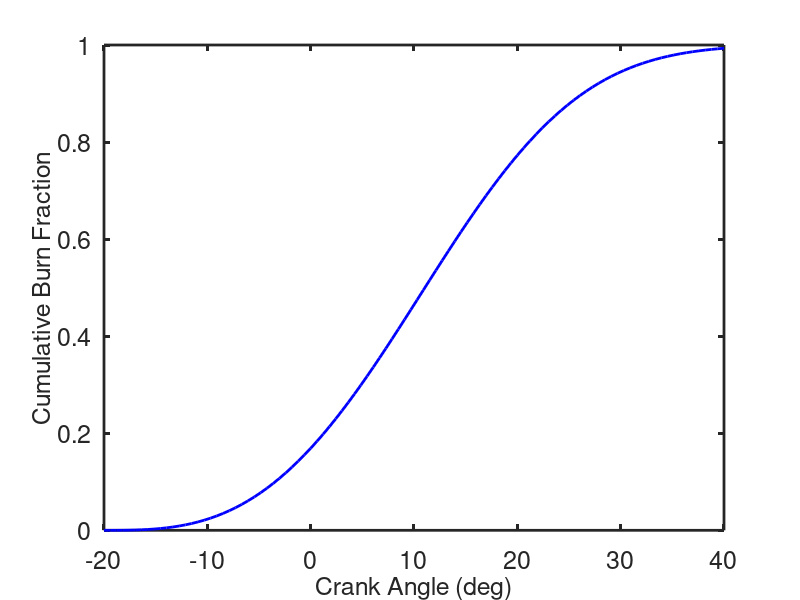
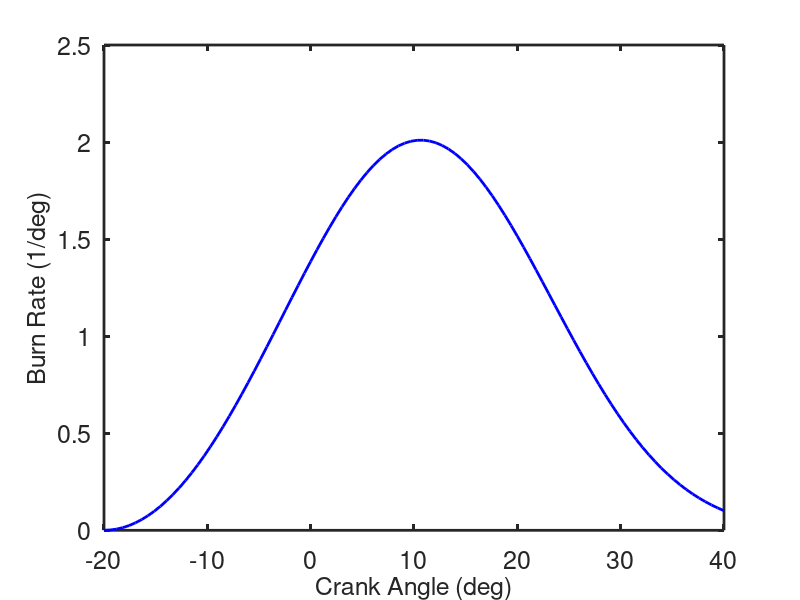

Source code (MATLAB) for these figures, in order:
function [ ]=BurnFraction( )
% this program computes and plots the cumulative burn fraction
% and the instantanous burnrate
clear();
a = 5; % Weibe efficiency factor
n = 3; % Weibe form factor
thetas = -20; % start of combustion
thetad = 60; % duration of combustion
theta=linspace(thetas,thetas+thetad,100); %crankangle theta vector
dum=(theta-thetas)/thetad; % theta diference vector
temp=-a*dum.^n;
xb=1.-exp(temp); %burn fraction
dxb=n*a*(1-xb).*dum.^(n-1); %element by element vector multiplication
%plot results
plot(theta,xb,'b','linewidth',2);
set(gca, 'fontsize', 18,'linewidth',2);
xlabel('Crank Angle (deg)','fontsize', 18);
ylabel('Cumulative Burn Fraction','fontsize', 18);
figure();
plot(theta,dxb,'b','linewidth',2);
set(gca, 'fontsize', 18,'linewidth',2);
xlabel('Crank Angle (deg)','fontsize', 18);
ylabel('Burn Rate (1/deg)','fontsize', 18);
end